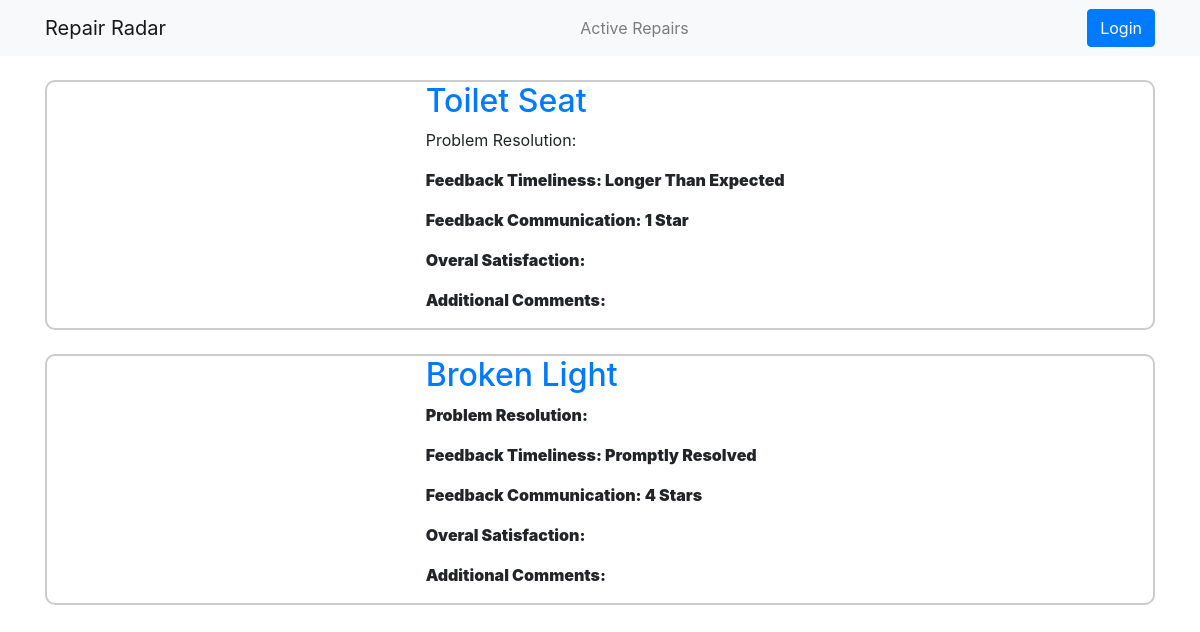
The page /feedback/ on the database its author committed.
### repairadar_app/models.py (models this page shows, shortened)
class Feedback(models.Model):
    rating_choices=[
        ('1 Star', '1 Star'),
        ('2 Stars', '2 Stars'),
        ('3 Stars', '3 Stars'),
        ('4 Stars', '4 Stars'),
        ('5 Stars', '5 Stars'),
    ]
    time_choices = [
        ('Longer Than Expected', 'Longer Than Expected'),
        ('Reasonable Amount Of Time', 'Reasonable Amount Of Time'),
        ('Promptly Resolved', 'Promptly Resolved'),
    ]
    problemDescription = models.CharField(verbose_name='Problem Description', max_length=100)
    problemLink = models.CharField(verbose_name='Link To Problem (only part after .com)', max_length=100, default='None')
    resolutionDescription = models.CharField(verbose_name='Resolution Description (if any)', max_length=100)
    feedbackTime = models.CharField(verbose_name='Timeliness of Resolution', choices=time_choices, max_length=100)
    feedbackCommunication = models.CharField(verbose_name='Rate Our Communication', choices=rating_choices, max_length=100)
    feedbackOverallSatisfaction = models.CharField(verbose_name='Your Overall Satisfaction', choices=rating_choices, max_length=100)
    feedbackAdditional = models.TextField(verbose_name=' Any Additional Comments')

### repairadar_app/views.py (the view)
# urls.py: path('feedback/', FeedbackListView.as_view(), name='repair-feedback'),
class FeedbackListView(ListView):
    model = Feedback
    template_name = 'repairadar_app/feedback.html'
    context_object_name = 'feedbacks'

### repairadar_app/templates/repairadar_app/feedback.html (shortened to what this page needs)
{%extends "repairadar_app/base.html" %}
{% block content %}
    {% for feedback in feedbacks %}
        <article class="post vt-post custom-border my-4">
            <div class="row">
                <div class="col-xs-12 col-sm-5 col-md-5 col-lg-4">
                </div>
                <div class="col-xs-12 col-sm-7 col-md-7 col-lg-8">
                    <div class="caption">
                        <h2 class='title'>
                            <a href="http://{{ feedback.problemLink}}">{{ feedback.problemDescription }}</a>
                        </h2>
                        <p> Problem Resolution: <strong> {{ feedback.problemResolution }} <strong></p>
                        <p> Feedback Timeliness: <strong> {{ feedback.feedbackTime }} <strong></p>
                        <p> Feedback Communication: <strong> {{ feedback.feedbackCommunication }} <strong></p>
                        <p> Overal Satisfaction: <strong> {{ feedback.overallSatisfaction }} <strong></p>
                        <p> Additional Comments: <strong> {{ feedback.additionalComments }} <strong></p>
                    </div>
                </div>
            </div>
        </article>
    {% endfor %}
{% endblock %}

### repairadar_app/static/repairadar_app/main.css (style rules this page uses)
.custom-border { border: 2px solid #ccc; border-radius: 10px; }

### rows shown on the page
Feedback: problemDescription "Toilet Seat", feedbackTime "Longer Than Expected", feedbackCommunication "1 Star"
Feedback: problemDescription "Broken Light", feedbackTime "Promptly Resolved", feedbackCommunication "4 Stars"
